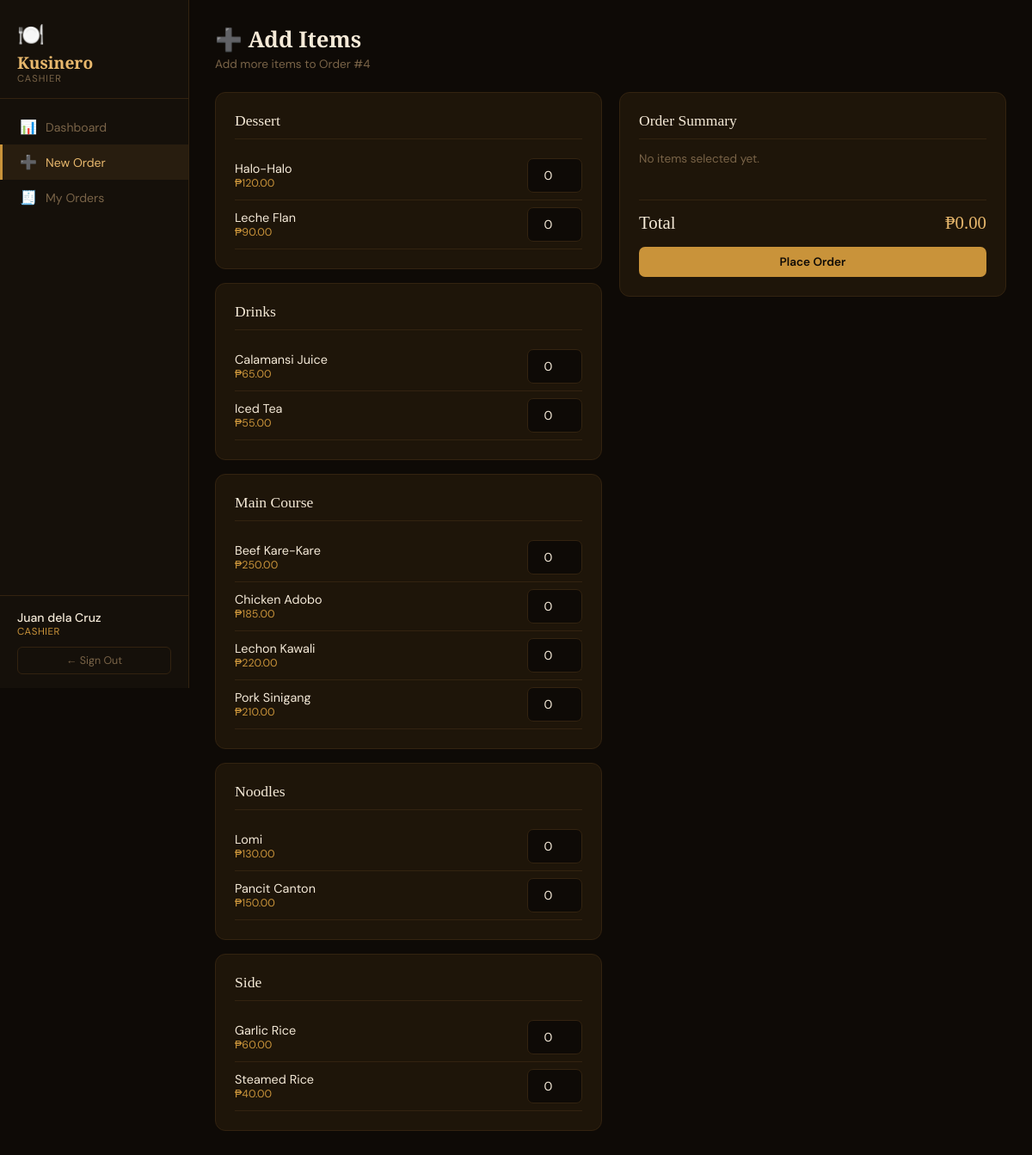
Screenshot of /pages/new_order.php?order_id=4 (signed in) with the database file from the repository.
### tables this page shows
CREATE TABLE users (
    id INT AUTO_INCREMENT PRIMARY KEY,
    name VARCHAR(100) NOT NULL,
    username VARCHAR(80) NOT NULL UNIQUE,
    password VARCHAR(255) NOT NULL,
    role_id INT NOT NULL,
    is_active TINYINT(1) DEFAULT 1,
    first_login TINYINT(1) DEFAULT 1,
    phone_number VARCHAR(20),
    email VARCHAR(120),
    failed_login_attempts INT DEFAULT 0,
    lockout_until DATETIME NULL,
    lockout_level INT DEFAULT 0,
    created_at TIMESTAMP DEFAULT CURRENT_TIMESTAMP,
    FOREIGN KEY (role_id) REFERENCES roles(id)
);

CREATE TABLE roles (
    id INT AUTO_INCREMENT PRIMARY KEY,
    name VARCHAR(50) NOT NULL UNIQUE,
    label VARCHAR(100) NOT NULL,
    description VARCHAR(255)
);

CREATE TABLE menu_items (
    id INT AUTO_INCREMENT PRIMARY KEY,
    name VARCHAR(150) NOT NULL,
    category VARCHAR(80) NOT NULL,
    price DECIMAL(8,2) NOT NULL,
    is_available TINYINT(1) DEFAULT 1,
    created_at TIMESTAMP DEFAULT CURRENT_TIMESTAMP
);

### auth/Auth.php (called while the page is built, shortened)
<?php
class Auth {
    private static ?array $user = null;
    public static function init(): void {
        if (!empty($_SESSION['uid'])) {
            $db   = Database::get();
            $stmt = $db->prepare("SELECT u.*, r.name AS role_name, r.label AS role_label
                                  FROM users u JOIN roles r ON r.id = u.role_id
                                  WHERE u.id = ? AND u.is_active = 1");
            $stmt->execute([$_SESSION['uid']]);
            self::$user = $stmt->fetch() ?: null;
        }
    }
    public static function user(): ?array    { return self::$user; }
    public static function isOwner(): bool   { return (self::$user['role_name'] ?? '') === 'owner'; }
}

### pages/new_order.php (the view, shortened to what this page needs)
<?php
require_once __DIR__ . '/../auth/Auth.php';
Auth::init();
$db  = Database::get();
$existingOrderId = (int)($_GET['order_id'] ?? 0);
$menuItems = $db->query("SELECT * FROM menu_items WHERE is_available=1 ORDER BY category,name")->fetchAll();
$grouped = [];
foreach ($menuItems as $item) $grouped[$item['category']][] = $item;
include __DIR__ . '/../includes/nav.php';
?>
<div class="page-header">
  <h2><?= $existingOrderId ? '➕ Add Items' : '➕ New Order' ?></h2>
  <p><?= $existingOrderId ? 'Add more items to Order #' . $existingOrderId : 'Select items and assign to a table' ?></p>
</div>
<form method="POST">
<div class="grid-2">
  <div>
    <?php foreach ($grouped as $cat => $catItems): ?>
    <div class="section-card" style="margin-bottom:16px">
      <div class="section-title"><?= htmlspecialchars($cat) ?></div>
      <?php foreach ($catItems as $item): ?>
      <div style="display:flex;align-items:center;justify-content:space-between;
                  padding:8px 0;border-bottom:1px solid var(--border)">
        <div>
          <div style="font-size:.9rem"><?= htmlspecialchars($item['name']) ?></div>
          <div style="font-size:.78rem;color:var(--gold)">₱<?= number_format($item['price'],2) ?></div>
        </div>
        <input type="number" name="items[<?= $item['id'] ?>]" min="0" max="20" value="0"
               style="width:64px;text-align:center;margin:0"
               oninput="updateTotal()">
      </div>
      <?php endforeach; ?>
    </div>
    <?php endforeach; ?>
  </div>
  <div>
    <div class="section-card" style="position:sticky;top:20px">
      <div class="section-title">Order Summary</div>
      <div id="order-summary" style="margin-bottom:16px;min-height:40px;font-size:.85rem;color:var(--muted)">
        No items selected yet.
      </div>
      <div style="border-top:1px solid var(--border);padding-top:14px;margin-bottom:16px">
        <div style="display:flex;justify-content:space-between;font-family:'Playfair Display',serif;font-size:1.3rem">
          <span>Total</span>
          <span id="total-display" style="color:var(--gold-light)">₱0.00</span>
        </div>
      </div>
      <button class="btn btn-gold" style="width:100%" type="submit">Place Order</button>
    </div>
  </div>
</div>
</form>
</main></div>

### includes/nav.php (shortened to what this page needs)
<?php
require_once __DIR__ . '/../auth/Auth.php';
$u    = Auth::user();
$page = basename($_SERVER['PHP_SELF'], '.php');
$ownerNav = [
    'dashboard'     => ['icon'=>'📊','label'=>'Dashboard'],
    'orders'        => ['icon'=>'🧾','label'=>'All Orders'],
    'menu'          => ['icon'=>'📋','label'=>'Menu'],
    'cashiers'      => ['icon'=>'👥','label'=>'Cashiers'],
    'sales_report'  => ['icon'=>'📈','label'=>'Sales Report'],
    'audit_log'     => ['icon'=>'🔍','label'=>'Audit Log'],
];
$cashierNav = [
    'dashboard'     => ['icon'=>'📊','label'=>'Dashboard'],
    'new_order'     => ['icon'=>'➕','label'=>'New Order'],
    'my_orders'     => ['icon'=>'🧾','label'=>'My Orders'],
];
$nav = Auth::isOwner() ? $ownerNav : $cashierNav;
?>
<div class="layout">
<aside class="sidebar">
  <div class="sidebar-brand">
    <div class="icon">🍽️</div>
    <h1>Kusinero</h1>
    <p><?= htmlspecialchars($u['role_label']) ?></p>
  </div>
  <nav>
    <?php foreach ($nav as $href => $item): ?>
      <a href="<?= $href ?>.php" class="<?= $page === $href ? 'active' : '' ?>">
        <span class="nav-icon"><?= $item['icon'] ?></span>
        <?= $item['label'] ?>
      </a>
    <?php endforeach; ?>
  </nav>
  <div class="sidebar-footer">
    <div class="user-info">
      <div class="name"><?= htmlspecialchars($u['name']) ?></div>
      <div class="role"><?= htmlspecialchars($u['role_label']) ?></div>
    </div>
    <form method="POST" action="/logout.php">
      <button class="logout-btn" type="submit">← Sign Out</button>
    </form>
  </div>
</aside>
<main class="main">

### includes/nav.php (style rules this page uses)
*,*::before,*::after { box-sizing:border-box;margin:0;padding:0 }
.layout { display:flex;min-height:100vh; }
.sidebar { width:220px;flex-shrink:0;background:var(--surface);border-right:1px solid var(--border); display:flex;flex-direction:column;position:fixed;height:100vh;z-index:10; }
.sidebar-brand { padding:24px 20px 16px;border-bottom:1px solid var(--border); }
.sidebar-brand .icon { font-size:1.6rem; }
.sidebar-brand h1 { font-family:'Playfair Display',serif;color:var(--gold-light);font-size:1.2rem; line-height:1.2;margin-top:4px; }
.sidebar-brand p { font-size:.7rem;color:var(--muted);letter-spacing:1px;text-transform:uppercase; }
nav { flex:1;padding:12px 0; }
nav a { display:flex;align-items:center;gap:10px;padding:10px 20px;color:var(--muted); text-decoration:none;font-size:.88rem;transition:all .15s;border-left:3px solid transparent; }
nav a.active { color:var(--gold-light);background:rgba(201,147,58,.1);border-left-color:var(--gold); }
nav a .nav-icon { font-size:1rem;width:20px;text-align:center; }
.sidebar-footer { padding:16px 20px;border-top:1px solid var(--border); }
.user-info .name { font-size:.88rem;font-weight:500;color:var(--cream); }
.user-info .role { font-size:.72rem;color:var(--gold);letter-spacing:.5px;text-transform:uppercase; }
.logout-btn { display:block;margin-top:10px;padding:7px 12px;background:transparent; border:1px solid var(--border);color:var(--muted);border-radius:6px; font-size:.78rem;text-align:center;text-decoration:none;cursor:pointer; transition:all .2s;font-family:'DM Sans',sans-serif;width:100%; }
.main { margin-left:220px;flex:1;padding:28px 30px; }
.page-header { margin-bottom:24px; }
.page-header h2 { font-family:'Playfair Display',serif;font-size:1.6rem;color:var(--cream); }
.page-header p { color:var(--muted);font-size:.85rem;margin-top:3px; }
.grid-2 { display:grid;grid-template-columns:repeat(auto-fit,minmax(320px,1fr));gap:20px;margin-bottom:24px; }
.section-card { background:var(--card);border:1px solid var(--border);border-radius:12px;padding:22px; }
.section-title { font-family:'Playfair Display',serif;font-size:1.1rem;color:var(--cream); margin-bottom:14px;padding-bottom:10px;border-bottom:1px solid var(--border); }
.btn { padding:9px 18px;border:none;border-radius:7px;font-family:'DM Sans',sans-serif; font-size:.85rem;font-weight:600;cursor:pointer;transition:all .15s;text-decoration:none;display:inline-block; }
.btn-gold { background:var(--gold);color:#0e0a06; }
input,select,textarea { width:100%;padding:10px 13px;background:#0e0a06;color:var(--cream); border:1px solid var(--border);border-radius:7px;font-size:.9rem; font-family:'DM Sans',sans-serif;margin-bottom:13px; }

### rows the page displays
users: role.label "CASHIER", name "Juan dela Cruz"
menu_items: name "Halo-Halo", price "120.00"
menu_items: name "Leche Flan", price "90.00"
menu_items: name "Calamansi Juice", price "65.00"
menu_items: name "Iced Tea", price "55.00"
menu_items: name "Beef Kare-Kare", price "250.00"
menu_items: name "Chicken Adobo", price "185.00"
menu_items: name "Lechon Kawali", price "220.00"
menu_items: name "Pork Sinigang", price "210.00"
menu_items: name "Lomi", price "130.00"
menu_items: name "Pancit Canton", price "150.00"
menu_items: name "Garlic Rice", price "60.00"
menu_items: name "Steamed Rice", price "40.00"

### other values shown
$item['icon'] "📊"
$item['label'] "Dashboard"
$item['icon'] "➕"
$item['label'] "New Order"
$item['icon'] "🧾"
$item['label'] "My Orders"
$existingOrderId "4"
$cat "Dessert"
$cat "Drinks"
$cat "Main Course"
$cat "Noodles"
$cat "Side"
